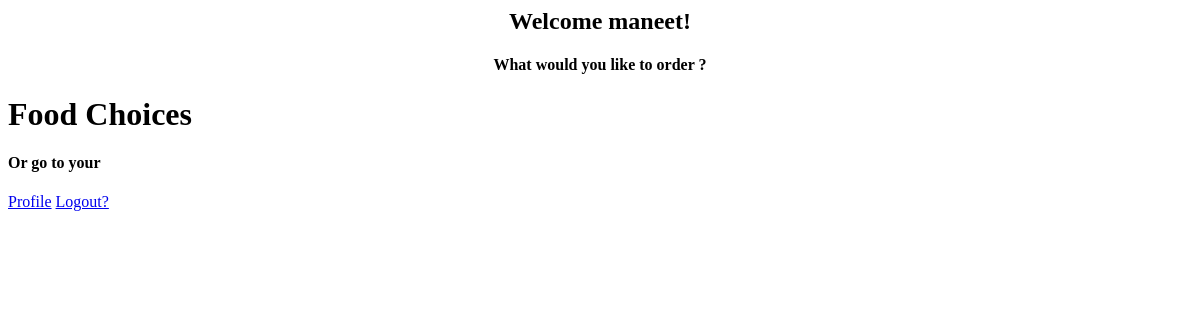
The app's page / (signed in), older data.
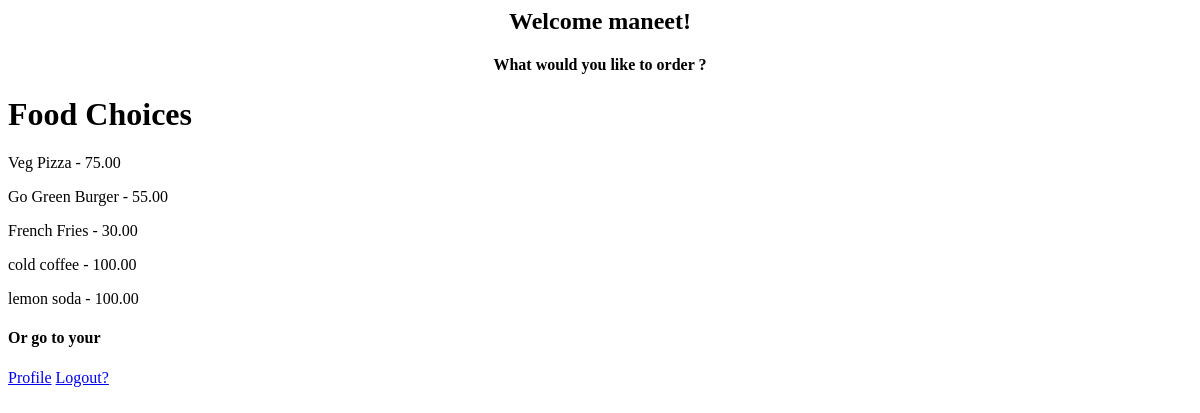
The same page, newer data.
### users/models.py (models this page shows)
class Food(models.Model):
    name = models.CharField(max_length=255)
    description = models.TextField()
    price = models.DecimalField(max_digits=8, decimal_places=2)

### users/views.py (the view)
# urls.py: 2. Add a URL to urlpatterns:  path('', views.home, name='home')
def home(request):
    foods = Food.objects.all()
    return render(request, 'users/home.html', {'foods': foods})

### users/templates/users/home.html
{% if user.is_authenticated %}
    <div class="alert alert-success" role="alert">
        <h2><center><b>Welcome {{ user.username }}!</b></center></h2>
        <h4><center>What would you like to order ?</center></h4>
        <h1>Food Choices</h1>
            {% for food in foods %}
            <p>
                {{ food.name }} - {{ food.price }}
            </p>
            {% endfor %}
        <h4>Or go to your </h4><a href="{% url 'profile' %}">Profile</a>
        <a href="{% url 'logout' %}">Logout?</a>
    </div>
{% else %}
    <div class="alert alert-success" role="alert">
        <h3>Welcome!</h3>
        <a href="{% url 'register' %}">Signup</a>
        <a href="{% url 'login' %}">Login</a>
    </div>
{% endif %}

Row changes from the older to the newer data that the page shows:
added Food: name "Veg Pizza", price "75.00"
added Food: name "Go Green Burger", price "55.00"
added Food: name "French Fries", price "30.00"
added Food: name "cold coffee", price "100.00"
added Food: name "lemon soda", price "100.00"
